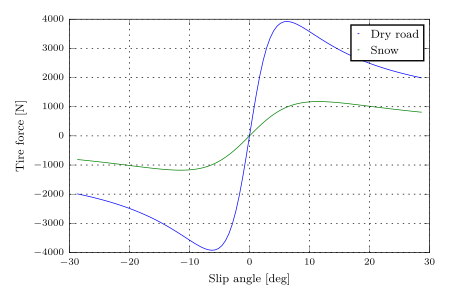

This figure's Julia source:
using PyPlot

function pacejka(a,D,C,B)
    #B = 10.0             # This value determines the steepness of the curve
    #C = 1.25
    mu = 0.8            # Friction coefficient (responsible for maximum lateral tire force)
    m = 1000            # 1000 kg
    g = 9.81
    #D = mu * m * g/2
    C_alpha_f = mu*m*g/2*D*sin(C*atan(B*a))
    return C_alpha_f
end

function main()
    a = -0.5:.01:0.5
    plot(a/pi*180,pacejka(a,1,1.9,10))
    plot(a/pi*180,pacejka(a,0.3,2,5))
    grid("on")
    xlabel("Slip angle [deg]")
    ylabel("Tire force [N]")
    legend(["Dry road","Snow"])
    tight_layout()
end

function initPlot()
    linewidth = 0.5
    rc("axes", linewidth=linewidth)
    rc("lines", linewidth=linewidth, markersize=2)
    #rc("font", family="")
    rc("axes", titlesize="small", labelsize="small")        # can be set in Latex
    rc("xtick", labelsize="x-small")
    rc("xtick.major", width=linewidth/2)
    rc("ytick", labelsize="x-small")
    rc("ytick.major", width=linewidth/2)
    rc("text", usetex="true")
    rc("legend", fontsize="small")
    rc("font",family="serif")
    rc("font",size=10)
    rc("figure",figsize=[4.5,3])
    #rc("text.latex", preamble = """\\usepackage[utf8x]{inputenc}\\usepackage[T1]{fontenc}\\usepackage{lmodern}""")               # <- tricky! -- gotta actually tell tex to use!
    #rc("pgf", texsystem="pdflatex",preamble=L"""\usepackage[utf8x]{inputenc}\usepackage[T1]{fontenc}\usepackage{lmodern}""")
end
